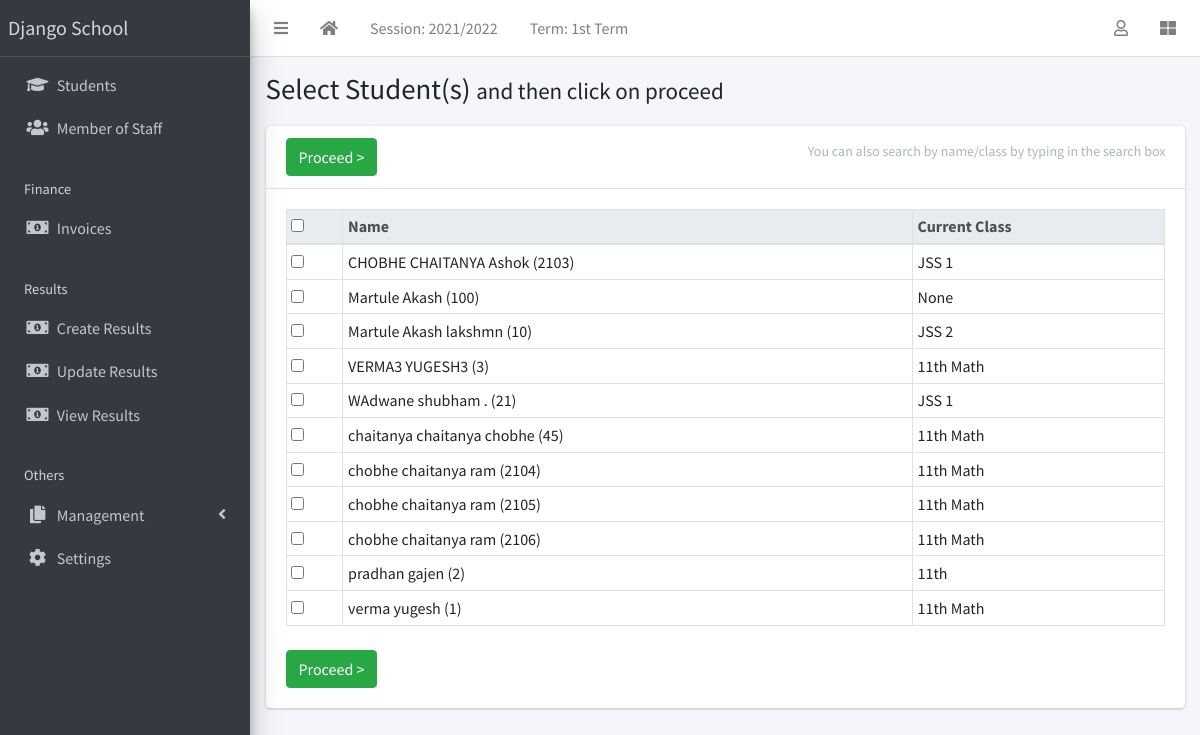
The page /result/create/ (signed in) on the database its author committed.
### apps/corecode/models.py (models this page shows, shortened)
class AcademicSession(models.Model):
    name = models.CharField(max_length=200, unique=True)
    current = models.BooleanField(default=True)
    class Meta:
        ordering = ["-name"]

class AcademicTerm(models.Model):
    name = models.CharField(max_length=20, unique=True)
    current = models.BooleanField(default=True)
    class Meta:
        ordering = ["name"]

class SiteConfig(models.Model):
    key = models.SlugField()
    value = models.CharField(max_length=200)

class StudentClass(models.Model):
    name = models.CharField(max_length=200, unique=True)
    class Meta:
        verbose_name = "Class"
        verbose_name_plural = "Classes"
        ordering = ["name"]
    def __str__(self):
        return self.name

### apps/students/models.py (models this page shows, shortened)
class Student(models.Model):
    STATUS_CHOICES = [("active", "Active"), ("inactive", "Inactive")]
    GENDER_CHOICES = [("male", "Male"), ("female", "Female")]
    current_status = models.CharField(
        max_length=10, choices=STATUS_CHOICES, default="active"
    )
    registration_number = models.CharField(max_length=200, unique=True)
    surname = models.CharField(max_length=200)
    firstname = models.CharField(max_length=200)
    other_name = models.CharField(max_length=200, blank=True)
    gender = models.CharField(max_length=10, choices=GENDER_CHOICES, default="male")
    date_of_birth = models.DateField(default=timezone.now)
    current_class = models.ForeignKey(
        StudentClass, on_delete=models.SET_NULL, blank=True, null=True
    )
    date_of_admission = models.DateField(default=timezone.now)
    mobile_num_regex = RegexValidator(
        regex="^[0-9]{10,15}$", message="Entered mobile number isn't in a right format!"
    )
    parent_mobile_number = models.CharField(
        validators=[mobile_num_regex], max_length=13, blank=True
    )
    address = models.TextField(blank=True)
    others = models.TextField(blank=True)
    passport = models.ImageField(blank=True, upload_to="students/passports/")
    class Meta:
        ordering = ["surname", "firstname", "other_name"]
    def __str__(self):
        return f"{self.surname} {self.firstname} {self.other_name} ({self.registration_number})"

### apps/result/views.py (the view, shortened to what this page needs)
# urls.py: path("create/", create_result, name="create-result"),
@login_required
def create_result(request):
    students = Student.objects.all()
    return render(request, "result/create_result.html", {"students": students})

### apps/corecode/context_processors.py (called while the page is built)
def site_defaults(request):
    current_session = AcademicSession.objects.get(current=True)
    current_term = AcademicTerm.objects.get(current=True)
    vals = SiteConfig.objects.all()
    contexts = {
        "current_session": current_session.name,
        "current_term": current_term.name,
    }
    for val in vals:
        contexts[val.key] = val.value
    return contexts

### apps/result/templates/result/create_result.html (shortened to what this page needs)
{% extends 'base.html' %}
{% block title %}
  Select Student(s) <span class="small">and then click on proceed</span>
{% endblock title %}
{% block content-header %}
  <form method="POST">
  <div class="card-header">
    <h3 class="card-title">
      <input type="submit" class="btn btn-success" value="Proceed >">
    </h3>
    <div class="card-tools">
      <p class="small btn btn-tool">You can also search by name/class by typing in the search box</p>
    </div>
  </div>
{% endblock content-header %}
{% block content %}
  <table id="studenttable" class="table table-sm table-bordered" data-page-length='100'>
    <thead class="thead-light">
      <tr>
        <th><input type="checkbox" id="selecter"></th>
        <th>Name</th>
        <th>Current Class</th>
      </tr>
    </thead>
    <tbody>
      {% for student in students %}
        <tr>
          <td><input type="checkbox" id="{{ student.id }}" name="students" value="{{ student.id}}"></td>
          <td>{{student}} </td>
          <td>{{student.current_class}}</td>
        </tr>
      {% endfor %}
    </tbody>
  </table>
  <input type="submit" class="btn btn-success mt-2" value="Proceed >">
</form>
{% endblock content %}

### templates/base.html (shortened to what this page needs)
{% load static %}
<!DOCTYPE html>
<html lang="en">
<head>
  <link rel="stylesheet" href="{% static 'plugins/fontawesome-free/css/all.min.css' %}">
  <link rel="stylesheet" href="{% static 'plugins/toastr/toastr.min.css' %}">
  <link rel="stylesheet"
    href="{% static 'plugins/overlayScrollbars/css/OverlayScrollbars.min.css' %}">
  <link rel="stylesheet" href="{% static 'plugins/Datatables/datatables.min.css' %}" />
  <link rel="stylesheet" href="{% static 'dist/css/adminlte.min.css' %}">
</head>
<body
  class="hold-transition sidebar-mini layout-fixed layout-navbar-fixed layout-footer-fixed">
  <div class="wrapper">
    <nav class="main-header navbar navbar-expand navbar-white navbar-light">
      <ul class="navbar-nav">
        <li class="nav-item">
          <a class="nav-link" data-widget="pushmenu" href="#" role="button"><i
              class="fas fa-bars"></i></a>
        </li>
        <li class="nav-item d-none d-sm-inline-block">
          <a href="{% url 'home' %} " class="nav-link"><i class="fa fa-home"></i></a>
        </li>
        <li class="nav-item d-none d-sm-inline-block">
          <a href="{% url 'current-session' %}" class="nav-link">Session: {{ current_session }}</a>
        </li>
        <li class="nav-item d-none d-sm-inline-block">
          <a href="{% url 'current-session' %}" class="nav-link">Term: {{ current_term }}</a>
        </li>
      </ul>
      <ul class="navbar-nav ml-auto">
        <li class="nav-item dropdown">
          <a class="nav-link" data-toggle="dropdown" href="#">
            <i class="far fa-user"></i>
          </a>
        </li>
        <li class="nav-item">
          <a class="nav-link" data-widget="control-sidebar" data-slide="true"
            href="#" role="button"><i class="fas fa-th-large"></i></a>
        </li>
      </ul>
    </nav>
    <aside class="main-sidebar sidebar-dark-primary elevation-4">
      <a href="{% url 'home' %}" class="brand-link">{{ school_name | default:"MySchool" }}</a>
      <div class="sidebar">
        <nav class="mt-2">
          <ul class="nav nav-pills nav-sidebar flex-column"
            data-widget="treeview" role="menu" data-accordion="false">
            <li class="nav-item">
              <a href="{% url 'student-list' %}" class="nav-link">
                <i class="nav-icon fas fa-graduation-cap"></i>
                <p>
                  Students
                </p>
              </a>
            </li>
            <li class="nav-item">
              <a href="{% url 'staff-list' %}" class="nav-link">
                <i class="nav-icon fas fa-users"></i>
                <p>
                  Member of Staff
                </p>
              </a>
            </li>
            <li class="nav-header">Finance</li>
            <li class="nav-item">
              <a href="{% url 'invoice-list' %}" class="nav-link">
                <i class="nav-icon fas fa-money-bill-alt"></i>
                <p>
                  Invoices
                </p>
              </a>
            </li>
            <li class="nav-header">Results</li>
            <li class="nav-item">
              <a href="{% url 'create-result' %}" class="nav-link">
                <i class="nav-icon fas fa-money-bill-alt"></i>
                <p>
                  Create Results
                </p>
              </a>
            </li>
            <li class="nav-item">
              <a href="{% url 'edit-results' %}" class="nav-link">
                <i class="nav-icon fas fa-money-bill-alt"></i>
                <p>
                  Update Results
                </p>
              </a>
            </li>
            <li class="nav-item">
              <a href="{% url 'view-results' %}" class="nav-link">
                <i class="nav-icon fas fa-money-bill-alt"></i>
                <p>
                  View Results
                </p>
              </a>
            </li>
            <li class="nav-header">Others</li>
            <li class="nav-item has-treeview">
              <a href="#" class="nav-link">
                <i class="nav-icon fas fa-copy"></i>
                <p>
                  Management
                  <i class="fas fa-angle-left right"></i>
                </p>
              </a>
            </li>
            <li class="nav-item">
              <a href="{% url 'configs' %}" class="nav-link">
                <i class="nav-icon fas fa-cog"></i>
                <p>
                  Settings
                </p>
              </a>
            </li>
          </ul>
        </nav>
      </div>
    </aside>
    <div class="content-wrapper">
      <section class="content-header">
        <div class="container-fluid">
          <div class="row mb-1">
            <div class="col-sm-8">
              <h1>{% block title %}{% endblock title %}</h1>
            </div>
            <div class="col-sm-4">
            </div>
          </div>
        </div>
      </section>
      <section class="content">
        <div class="container-fluid">
          <div class="row">
            <div class="col-md-12">
              {% block fullcard %}
              <div class="card">
                {% block content-header %}{% endblock content-header %}
                <div class="card-body">
                  <div class="row">
                    <div class="col">
                      {% block content %}
                      {% endblock content %}
                    </div>
                  </div>
                </div>
              </div>
              {% endblock fullcard %}
            </div>
          </div>
</body>
</html>

### rows shown on the page
AcademicSession: name "2021/2022"
AcademicTerm: name "1st Term"
SiteConfig: value "Django School"
Student: surname+firstname+other_name "CHOBHE CHAITANYA Ashok (2103)", current_class "JSS 1"
Student: surname+firstname+other_name "Martule Akash (100)", current_class "None"
Student: surname+firstname+other_name "Martule Akash lakshmn (10)", current_class "JSS 2"
Student: surname+firstname+other_name "VERMA3 YUGESH3 (3)", current_class "11th Math"
Student: surname+firstname+other_name "WAdwane shubham . (21)", current_class "JSS 1"
Student: surname+firstname+other_name "chaitanya chaitanya chobhe (45)", current_class "11th Math"
Student: surname+firstname+other_name "chobhe chaitanya ram (2104)", current_class "11th Math"
Student: surname+firstname+other_name "chobhe chaitanya ram (2105)", current_class "11th Math"
Student: surname+firstname+other_name "chobhe chaitanya ram (2106)", current_class "11th Math"
Student: surname+firstname+other_name "pradhan gajen (2)", current_class "11th"
Student: surname+firstname+other_name "verma yugesh (1)", current_class "11th Math"
